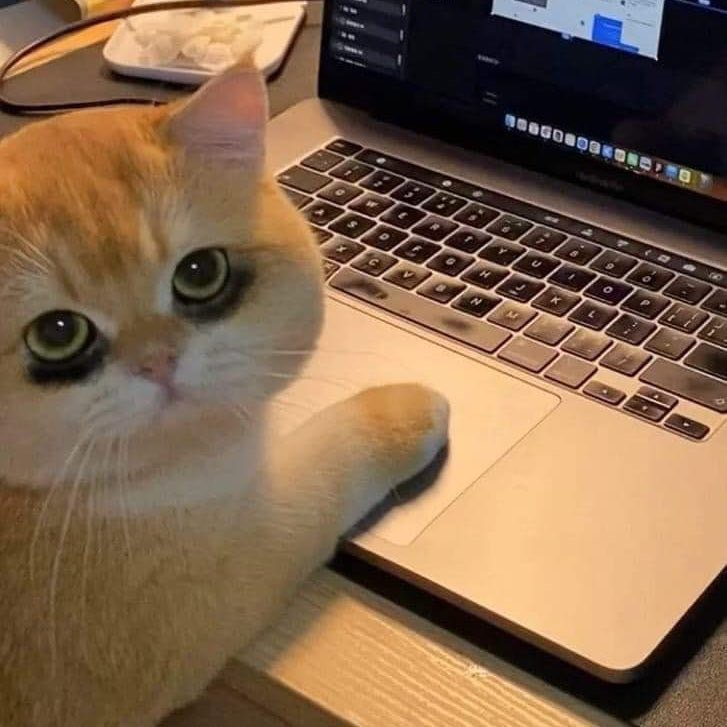
#> input picture week8/cat.jpg, 727 x 727 px
$ python unsharp.py
#> lines starting #> are read from the running program, lines starting #| are printed output that depends on the picture
import cv2
import numpy as np
import matplotlib.pyplot as plt

path = r"cat.jpg"
ori_img = cv2.imread(path)
#> ori_img is the input picture: shape (727, 727, 3); mean B, G, R 76.5, 101.9, 130.1
img = cv2.imread(path, cv2.IMREAD_GRAYSCALE).astype(float)
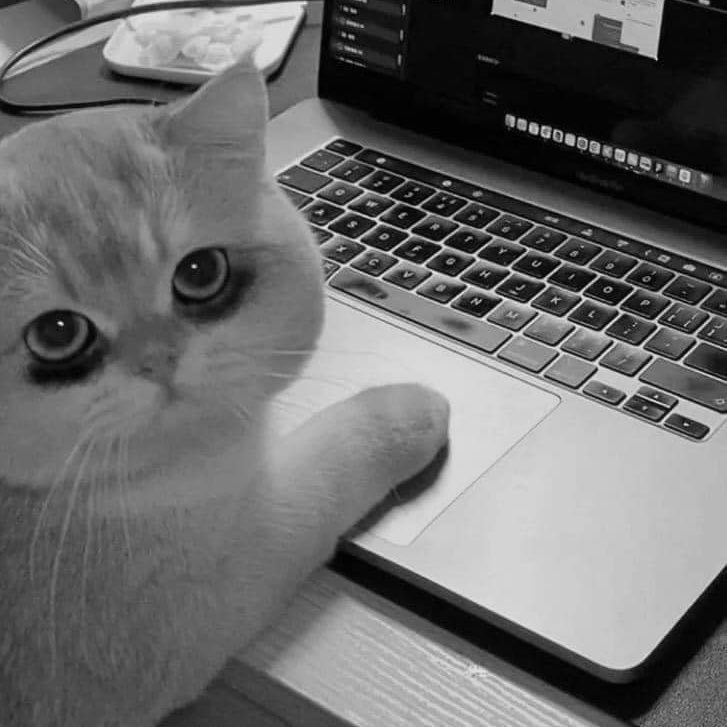
#> img: shape (727, 727) float64; min 0, max 245, mean 107.4

box = np.ones((3,3))*(1/(3*3))

h, w = img.shape
#> h = 727; w = 727
fil_img = np.zeros((h, w))

for i in range(1, h-1):
    for j in range(1, w-1):
        conv = (np.sum(np.multiply(box,img[i-1:i+2, j-1:j+2])))
        fil_img[i,j] = conv

mask = np.subtract(img, fil_img)
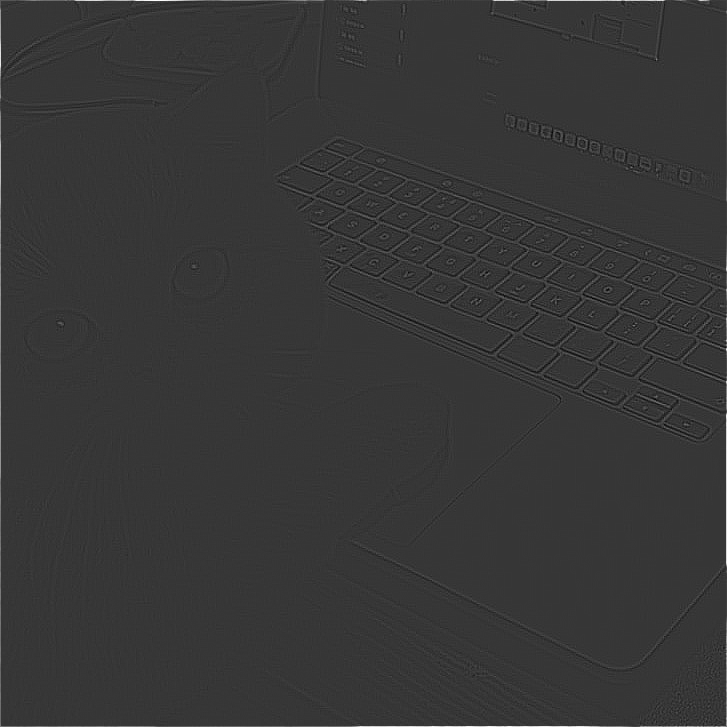
#> mask: shape (727, 727) float64; min -62.33, max 227, mean 0.5; drawn with min black and max white
weight = 10.0
unsharp_img = (img + (weight*mask))

cv2.imwrite('unsharp.jpg', unsharp_img)
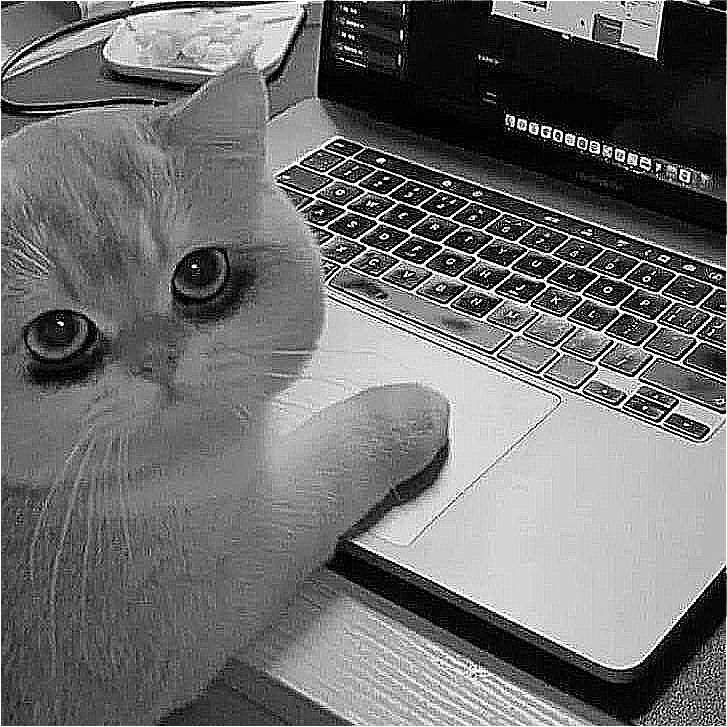
#> saved as unsharp.jpg: shape (727, 727); min 0, max 255, mean 110.1


# [20 lines of commented-out code are left out]

$ run again, with week8/moon.jpg copied over week8/cat.jpg
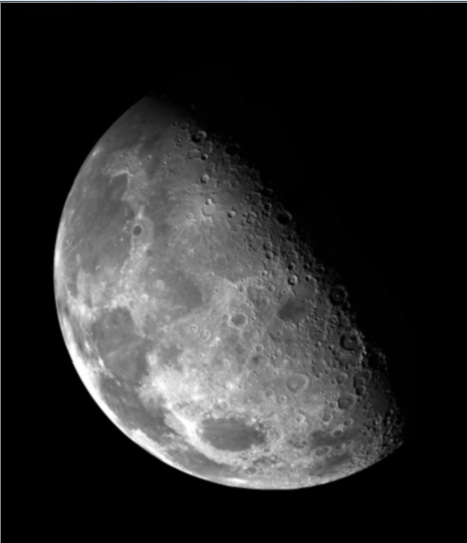
#> input picture week8/moon.jpg, 467 x 543 px
#> ori_img is the input picture: shape (543, 467, 3); mean B, G, R 43.5, 43.4, 43.4
#> `mask = np.subtract(img, fil_img)`:
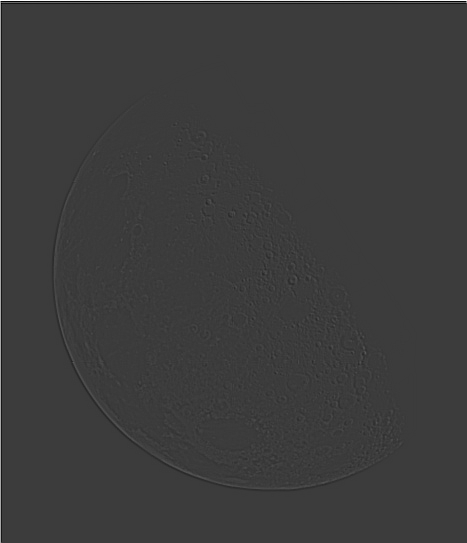
#> mask: shape (543, 467) float64; min -71.33, max 231, mean 0.5; drawn with min black and max white
#> `cv2.imwrite('unsharp.jpg', unsharp_img)`:
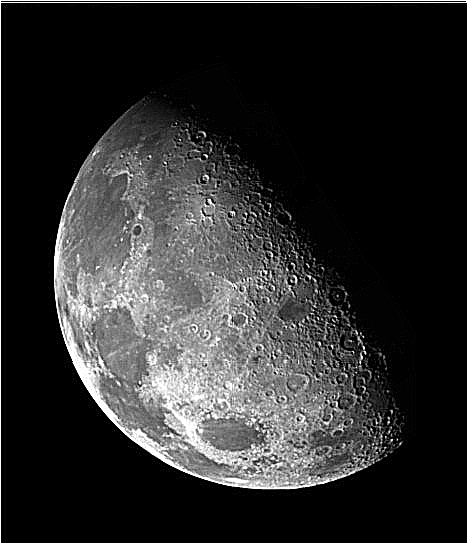
#> saved as unsharp.jpg: shape (543, 467); min 0, max 255, mean 44.4
